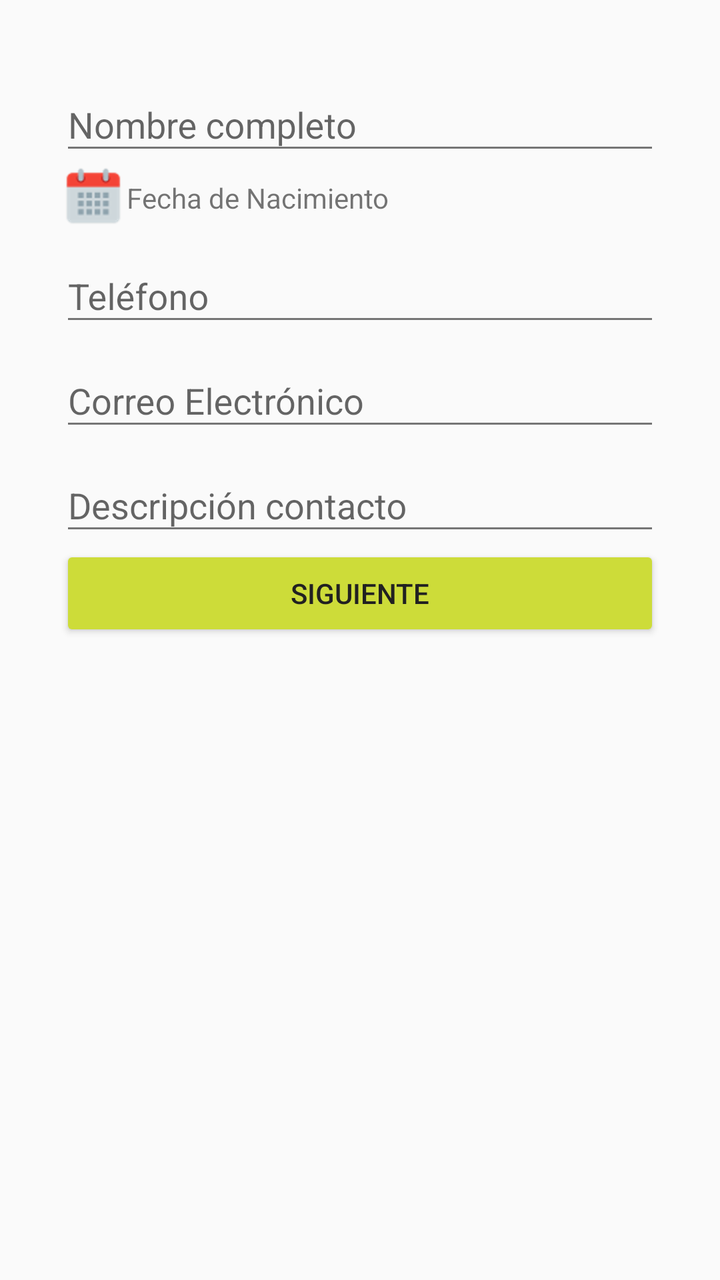
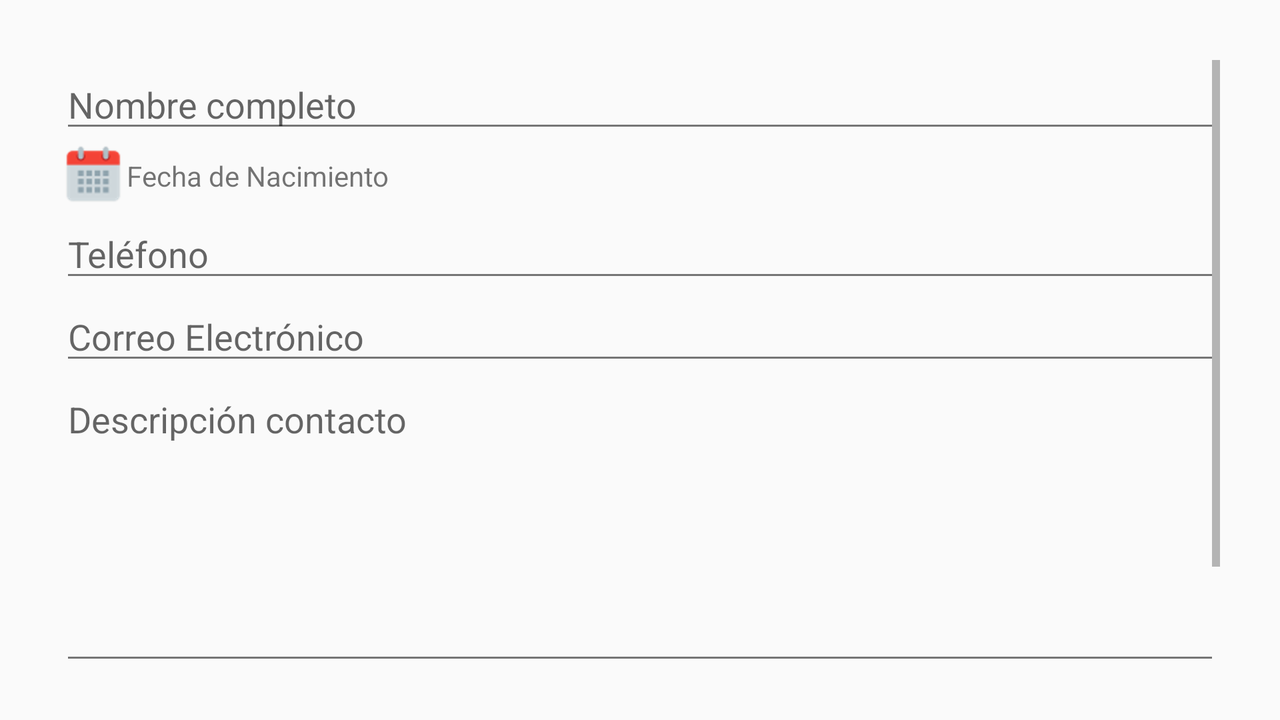

First picture: res/layout/ on a phone held upright. Second picture: the repository's own variant of that layout, on a device whose configuration matches the variant's folder. Source for both follows.
<!-- AndroidManifest.xml: application theme AppTheme -->
<!-- res/layout/activity_main.xml -->
<?xml version="1.0" encoding="utf-8"?>
<android.support.design.widget.CoordinatorLayout

    xmlns:android="http://schemas.android.com/apk/res/android"
    xmlns:tools="http://schemas.android.com/tools"
    android:layout_width="match_parent"
    android:layout_height="match_parent"
    android:padding="@dimen/padding_app">
    <ScrollView
        android:layout_width="fill_parent"
        android:layout_height="fill_parent">
        <LinearLayout

            android:layout_width="match_parent"
            android:layout_height="match_parent"
            android:orientation="vertical">

            <android.support.design.widget.TextInputLayout
                android:id="@+id/input_layout_password"
                android:layout_width="match_parent"
                android:layout_height="wrap_content">
                <android.support.design.widget.TextInputEditText
                    android:layout_width="match_parent"
                    android:layout_height="wrap_content"
                    android:id="@+id/etName"
                    android:hint="@string/name"/>


            </android.support.design.widget.TextInputLayout>

            <LinearLayout
                android:layout_width="wrap_content"
                android:layout_height="wrap_content"
                android:orientation="horizontal">

                <ImageView
                    android:id="@+id/ivDatePicker"
                    android:layout_width="wrap_content"
                    android:layout_height="wrap_content"
                    android:src="@drawable/icons8_calendar_50"
                    android:onClick="datePicker"
                    android:layout_below="@+id/etName"/>
                <TextView
                    android:id="@+id/tvDate"
                    android:layout_marginLeft="@dimen/margin_date"
                    android:layout_width="wrap_content"
                    android:layout_height="wrap_content"
                    android:layout_below="@+id/etName"
                    android:layout_gravity="center_vertical"
                    android:text="@string/dateBirthDay"/>

            </LinearLayout>
            <android.support.design.widget.TextInputLayout
                android:id="@+id/tiltelefono"
                android:layout_width="match_parent"
                android:layout_height="wrap_content">
                <android.support.design.widget.TextInputEditText
                    android:layout_width="match_parent"
                    android:layout_height="wrap_content"
                    android:id="@+id/etTelefono"
                    android:inputType="phone"
                    android:hint="@string/phone"/>

            </android.support.design.widget.TextInputLayout>

            <android.support.design.widget.TextInputLayout
                android:id="@+id/tilEmail"
                android:layout_width="match_parent"
                android:layout_height="wrap_content">
                <android.support.design.widget.TextInputEditText
                    android:layout_width="match_parent"
                    android:layout_height="wrap_content"
                    android:id="@+id/etEmail"
                    android:inputType="textEmailAddress"
                    android:hint="@string/email"/>
            </android.support.design.widget.TextInputLayout>

            <android.support.design.widget.TextInputLayout
                android:id="@+id/tilDetail"
                android:layout_width="match_parent"
                android:layout_height="wrap_content">
                <android.support.design.widget.TextInputEditText
                    android:layout_width="match_parent"
                    android:layout_height="wrap_content"
                    android:id="@+id/etDetail"
                    android:inputType="textMultiLine"
                    android:hint="@string/description_contact"/>

            </android.support.design.widget.TextInputLayout>



            <Button
                android:id="@+id/btnSend"
                android:layout_width="match_parent"
                android:layout_below="@+id/ivDatePicker"
                android:layout_height="wrap_content"
                android:text="@string/next"
                android:theme="@style/MyRaiseButton"

                tools:layout_editor_absoluteY="0dp"
                tools:layout_editor_absoluteX="8dp" />
        </LinearLayout>

    </ScrollView>


</android.support.design.widget.CoordinatorLayout>
<!-- resources referenced by this layout -->
<resources>
  <dimen name="padding_app">30dp</dimen>
  <!-- drawable icons8_calendar_50: png bitmap (drawable-hdpi, 895 bytes) -->
  <string name="dateBirthDay">Fecha de Nacimiento</string>
  <string name="description_contact">Descripción contacto </string>
  <string name="email">Correo Electrónico</string>
  <string name="name">Nombre completo</string>
  <string name="next">Siguiente</string>
  <string name="phone">Teléfono</string>
  <style name="MyRaiseButton" parent="Theme.AppCompat.Light">
          <item name="android:colorButtonNormal">@color/colorAccent</item>
          <item name="android:colorControlHighlight">@color/colorPrimaryLight</item>
          <item name="android:textColor">@color/colorPrimaryText</item>
      </style>
  <style name="AppTheme" parent="Theme.AppCompat.Light.DarkActionBar">
          
          <item name="colorPrimary">@color/colorPrimary</item>
          <item name="colorPrimaryDark">@color/colorPrimaryDark</item>
          <item name="colorAccent">@color/colorAccent</item>
          <item name="android:textColorPrimary">@color/colorPrimaryText</item>
          <item name="android:textColorSecondary">@color/colorSecondaryText</item>
      </style>
  <color name="colorAccent">#CDDC39</color>
  <color name="colorPrimaryLight">#DCEDC8</color>
  <color name="colorPrimaryText">#212121</color>
  <color name="colorPrimary">#8BC34A</color>
  <color name="colorPrimaryDark">#689F38</color>
  <color name="colorSecondaryText">#757575</color>
</resources>
<!-- res/layout-land/activity_main.xml (the repository's variant of the layout above) -->
<!-- drawn on the phone turned sideways -->
<?xml version="1.0" encoding="utf-8"?>
<android.support.design.widget.CoordinatorLayout

    xmlns:android="http://schemas.android.com/apk/res/android"
    xmlns:tools="http://schemas.android.com/tools"
    android:layout_width="match_parent"
    android:layout_height="match_parent"
    android:padding="@dimen/padding_app">

    <ScrollView
        android:layout_width="fill_parent"
        android:layout_height="fill_parent">

        <LinearLayout

            android:layout_width="match_parent"
            android:layout_height="match_parent"
            android:orientation="vertical">


            <EditText
                android:id="@+id/etName"
                android:hint="@string/name"
                android:layout_width="match_parent"
                android:layout_height="wrap_content"
                android:ems="10"
                android:inputType="textPersonName"
                />
            <LinearLayout
                android:layout_width="wrap_content"
                android:layout_height="wrap_content"
                android:orientation="horizontal">

                <ImageView
                    android:id="@+id/ivDatePicker"
                    android:layout_width="wrap_content"
                    android:layout_height="wrap_content"
                    android:src="@drawable/icons8_calendar_50"
                    android:onClick="datePicker"
                    android:layout_below="@+id/etName"/>
                <TextView
                    android:id="@+id/etDate"
                    android:layout_marginLeft="@dimen/margin_date"
                    android:layout_width="wrap_content"
                    android:layout_height="wrap_content"
                    android:layout_below="@+id/etName"
                    android:layout_gravity="center_vertical"
                    android:text="@string/dateBirthDay"/>

            </LinearLayout>
            <EditText
                android:id="@+id/etTelefono"
                android:hint="@string/phone"
                android:layout_width="match_parent"
                android:layout_height="wrap_content"
                android:ems="10"
                android:inputType="phone"
                />

            <EditText
                android:id="@+id/etEmail"
                android:hint="@string/email"
                android:layout_width="match_parent"
                android:layout_height="wrap_content"
                android:ems="10"
                android:inputType="textEmailAddress"
                />

            <EditText
                android:id="@+id/etDetail"
                android:layout_width="match_parent"
                android:layout_height="@dimen/ancho_detail"
                android:hint="@string/description_contact"
                android:ems="10"
                android:gravity="top"
                android:inputType="textMultiLine" />

            <Button
                android:id="@+id/btnSend"
                android:layout_width="match_parent"
                android:layout_below="@+id/ivDatePicker"
                android:layout_height="wrap_content"
                android:text="@string/next"
                android:theme="@style/MyRaiseButton"

                tools:layout_editor_absoluteY="0dp"
                tools:layout_editor_absoluteX="8dp" />
        </LinearLayout>

    </ScrollView>


</android.support.design.widget.CoordinatorLayout>
<!-- resources referenced by the variant -->
<!-- as the phone turned sideways resolves them -->
<resources>
  <dimen name="ancho_detail">150dp</dimen>
  <dimen name="padding_app">30dp</dimen>
  <!-- drawable icons8_calendar_50: png bitmap (drawable-hdpi, 895 bytes) -->
  <string name="dateBirthDay">Fecha de Nacimiento</string>
  <string name="description_contact">Descripción contacto </string>
  <string name="email">Correo Electrónico</string>
  <string name="name">Nombre completo</string>
  <string name="next">Siguiente</string>
  <string name="phone">Teléfono</string>
  <style name="MyRaiseButton" parent="Theme.AppCompat.Light">
          <item name="android:colorButtonNormal">@color/colorAccent</item>
          <item name="android:colorControlHighlight">@color/colorPrimaryLight</item>
          <item name="android:textColor">@color/colorPrimaryText</item>
      </style>
  <style name="AppTheme" parent="Theme.AppCompat.Light.DarkActionBar">
          
          <item name="colorPrimary">@color/colorPrimary</item>
          <item name="colorPrimaryDark">@color/colorPrimaryDark</item>
          <item name="colorAccent">@color/colorAccent</item>
          <item name="android:textColorPrimary">@color/colorPrimaryText</item>
          <item name="android:textColorSecondary">@color/colorSecondaryText</item>
      </style>
  <color name="colorAccent">#CDDC39</color>
  <color name="colorPrimaryLight">#DCEDC8</color>
  <color name="colorPrimaryText">#212121</color>
  <color name="colorPrimary">#8BC34A</color>
  <color name="colorPrimaryDark">#689F38</color>
  <color name="colorSecondaryText">#757575</color>
</resources>
